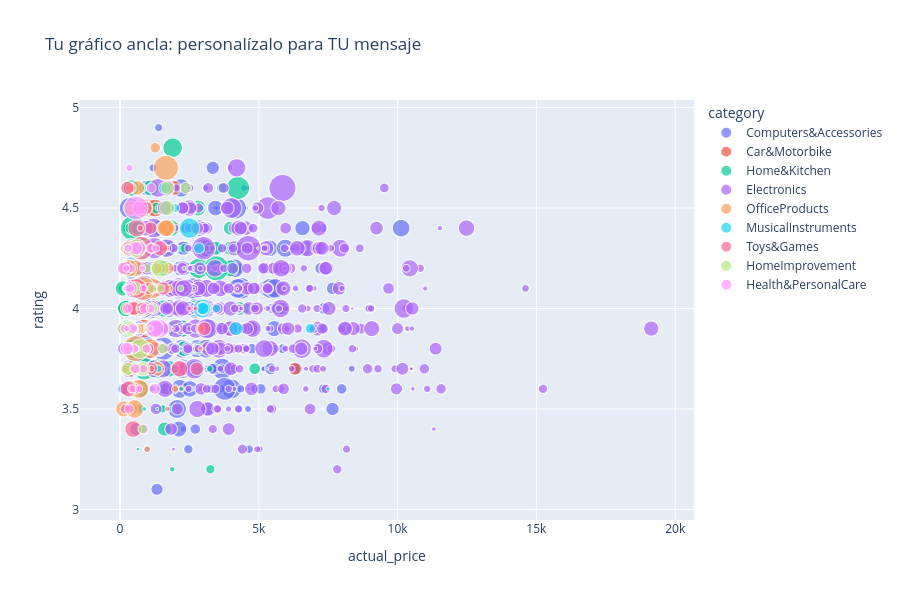

This figure's notebook cell:
### Markdown cell above
## Paso 6 — El gráfico ancla de tu historia

### Code cell
# Construye EL gráfico que mejor resume tu mensaje central.
# Ejemplo: el que muestra que precio y rating no se relacionan
fig = px.scatter(df, x="actual_price", y="rating", color="category",
                 size="rating_count", size_max=30,
                 hover_data=["product_name"],
                 title="Tu gráfico ancla: personalízalo para TU mensaje")
fig.update_layout(height=600)
fig.show()

### Figure 1 — Plotly figure (JSON) as saved in the notebook; plotly's stock layout.template omitted (floating-point values rounded to 4 significant figures; data arrays with more than 128 entries replaced by an {"elided": "..."} marker saying what was removed)
{"data": [{"customdata": {"elided": "390x1 str values"}, "hovertemplate": "category=Computers&Accessories<br>actual_price=%{x}<br>rating=%{y}<br>rating_count=%{marker.size}<br>product_name=%{customdata[0]}<extra></extra>", "legendgroup": "Computers&Accessories", "marker": {"color": "#636efa", "size": {"elided": "390 float values"}, "sizemode": "area", "sizeref": 43.63, "symbol": "circle"}, "mode": "markers", "name": "Computers&Accessories", "showlegend": true, "type": "scattergl", "x": {"elided": "390 float values"}, "xaxis": "x", "y": {"elided": "390 float values"}, "yaxis": "y"}, {"customdata": [["Producto Car&Motorbike 1"], ["Producto Car&Motorbike 11"], ["Producto Car&Motorbike 34"], ["Producto Car&Motorbike 50"], ["Producto Car&Motorbike 140"], ["Producto Car&Motorbike 241"], ["Producto Car&Motorbike 247"], ["Producto Car&Motorbike 248"], ["Producto Car&Motorbike 313"], ["Producto Car&Motorbike 324"], ["Producto Car&Motorbike 366"], ["Producto Car&Motorbike 411"], ["Producto Car&Motorbike 412"], ["Producto Car&Motorbike 464"], ["Producto Car&Motorbike 469"], ["Producto Car&Motorbike 471"], ["Producto Car&Motorbike 478"], ["Producto Car&Motorbike 488"], ["Producto Car&Motorbike 522"], ["Producto Car&Motorbike 540"], ["Producto Car&Motorbike 678"], ["Producto Car&Motorbike 717"], ["Producto Car&Motorbike 843"], ["Producto Car&Motorbike 998"], ["Producto Car&Motorbike 1101"], ["Producto Car&Motorbike 1121"], ["Producto Car&Motorbike 1180"], ["Producto Car&Motorbike 1197"], ["Producto Car&Motorbike 1220"], ["Producto Car&Motorbike 1238"], ["Producto Car&Motorbike 1382"], ["Producto Car&Motorbike 1388"], ["Producto Car&Motorbike 1425"], ["Producto Car&Motorbike 1427"], ["Producto Car&Motorbike 1440"]], "hovertemplate": "category=Car&Motorbike<br>actual_price=%{x}<br>rating=%{y}<br>rating_count=%{marker.size}<br>product_name=%{customdata[0]}<extra></extra>", "legendgroup": "Car&Motorbike", "marker": {"color": "#EF553B", "size": [13560.0, 14740.0, 2421.0, 212.0, 11660.0, 4195.0, 327.0, 8854.0, 7236.0, 2631.0, 5820.0, 13740.0, 15200.0, 12150.0, 3957.0, 9504.0, 2068.0, 7373.0, 2203.0, 6816.0, 3078.0, 2496.0, 5530.0, 1659.0, 3511.0, 3533.0, 7405.0, 1681.0, 772.0, 3465.0, 2830.0, 3235.0, 2985.0, 1465.0, 2209.0], "sizemode": "area", "sizeref": 43.63, "symbol": "circle"}, "mode": "markers", "name": "Car&Motorbike", "showlegend": true, "type": "scattergl", "x": [1021.0, 979.0, 544.0, 1743.0, 415.0, 1147.0, 881.0, 795.0, 359.0, 1450.0, 2608.0, 1255.0, 844.0, 645.0, 1124.0, 1937.0, 999.0, 1493.0, 648.0, 660.0, 986.0, 582.0, 2018.0, 2218.0, 1179.0, 1828.0, 6296.0, 856.0, 1082.0, 1438.0, 2859.0, 881.0, 1773.0, 1400.0, 244.0], "xaxis": "x", "y": [4.0, 4.5, 4.0, 3.9, 3.7, 3.8, 3.9, 3.6, 4.0, 4.0, 4.4, 4.5, 3.9, 4.0, 4.0, 4.6, 3.8, 4.0, 3.8, 4.2, 3.6, 3.9, 4.4, 3.6, 3.7, 3.6, 3.7, 4.2, 3.8, 4.5, 4.1, 3.8, 3.9, 3.5, 3.5], "yaxis": "y"}, {"customdata": {"elided": "290x1 str values"}, "hovertemplate": "category=Home&Kitchen<br>actual_price=%{x}<br>rating=%{y}<br>rating_count=%{marker.size}<br>product_name=%{customdata[0]}<extra></extra>", "legendgroup": "Home&Kitchen", "marker": {"color": "#00cc96", "size": {"elided": "290 float values"}, "sizemode": "area", "sizeref": 43.63, "symbol": "circle"}, "mode": "markers", "name": "Home&Kitchen", "showlegend": true, "type": "scattergl", "x": {"elided": "290 float values"}, "xaxis": "x", "y": {"elided": "290 float values"}, "yaxis": "y"}, {"customdata": {"elided": "525x1 str values"}, "hovertemplate": "category=Electronics<br>actual_price=%{x}<br>rating=%{y}<br>rating_count=%{marker.size}<br>product_name=%{customdata[0]}<extra></extra>", "legendgroup": "Electronics", "marker": {"color": "#ab63fa", "size": {"elided": "525 float values"}, "sizemode": "area", "sizeref": 43.63, "symbol": "circle"}, "mode": "markers", "name": "Electronics", "showlegend": true, "type": "scattergl", "x": {"elided": "525 float values"}, "xaxis": "x", "y": {"elided": "525 float values"}, "yaxis": "y"}, {"customdata": [["Producto OfficeProducts 7"], ["Producto OfficeProducts 53"], ["Producto OfficeProducts 80"], ["Producto OfficeProducts 88"], ["Producto OfficeProducts 115"], ["Producto OfficeProducts 118"], ["Producto OfficeProducts 121"], ["Producto OfficeProducts 127"], ["Producto OfficeProducts 183"], ["Producto OfficeProducts 191"], ["Producto OfficeProducts 197"], ["Producto OfficeProducts 198"], ["Producto OfficeProducts 203"], ["Producto OfficeProducts 228"], ["Producto OfficeProducts 249"], ["Producto OfficeProducts 252"], ["Producto OfficeProducts 264"], ["Producto OfficeProducts 272"], ["Producto OfficeProducts 280"], ["Producto OfficeProducts 336"], ["Producto OfficeProducts 351"], ["Producto OfficeProducts 383"], ["Producto OfficeProducts 396"], ["Producto OfficeProducts 405"], ["Producto OfficeProducts 427"], ["Producto OfficeProducts 467"], ["Producto OfficeProducts 473"], ["Producto OfficeProducts 489"], ["Producto OfficeProducts 513"], ["Producto OfficeProducts 529"], ["Producto OfficeProducts 551"], ["Producto OfficeProducts 554"], ["Producto OfficeProducts 574"], ["Producto OfficeProducts 594"], ["Producto OfficeProducts 614"], ["Producto OfficeProducts 631"], ["Producto OfficeProducts 645"], ["Producto OfficeProducts 671"], ["Producto OfficeProducts 679"], ["Producto OfficeProducts 735"], ["Producto OfficeProducts 745"], ["Producto OfficeProducts 758"], ["Producto OfficeProducts 767"], ["Producto OfficeProducts 795"], ["Producto OfficeProducts 814"], ["Producto OfficeProducts 853"], ["Producto OfficeProducts 868"], ["Producto OfficeProducts 891"], ["Producto OfficeProducts 897"], ["Producto OfficeProducts 905"], ["Producto OfficeProducts 920"], ["Producto OfficeProducts 922"], ["Producto OfficeProducts 948"], ["Producto OfficeProducts 1002"], ["Producto OfficeProducts 1026"], ["Producto OfficeProducts 1044"], ["Producto OfficeProducts 1048"], ["Producto OfficeProducts 1050"], ["Producto OfficeProducts 1060"], ["Producto OfficeProducts 1083"], ["Producto OfficeProducts 1102"], ["Producto OfficeProducts 1117"], ["Producto OfficeProducts 1120"], ["Producto OfficeProducts 1122"], ["Producto OfficeProducts 1136"], ["Producto OfficeProducts 1145"], ["Producto OfficeProducts 1148"], ["Producto OfficeProducts 1149"], ["Producto OfficeProducts 1157"], ["Producto OfficeProducts 1158"], ["Producto OfficeProducts 1195"], ["Producto OfficeProducts 1230"], ["Producto OfficeProducts 1236"], ["Producto OfficeProducts 1240"], ["Producto OfficeProducts 1271"], ["Producto OfficeProducts 1305"], ["Producto OfficeProducts 1311"], ["Producto OfficeProducts 1322"], ["Producto OfficeProducts 1342"], ["Producto OfficeProducts 1350"], ["Producto OfficeProducts 1355"], ["Producto OfficeProducts 1372"], ["Producto OfficeProducts 1375"], ["Producto OfficeProducts 1409"], ["Producto OfficeProducts 1429"], ["Producto OfficeProducts 1444"], ["Producto OfficeProducts 1452"]], "hovertemplate": "category=OfficeProducts<br>actual_price=%{x}<br>rating=%{y}<br>rating_count=%{marker.size}<br>product_name=%{customdata[0]}<extra></extra>", "legendgroup": "OfficeProducts", "marker": {"color": "#FFA15A", "size": [12430.0, 4712.0, 4188.0, 11120.0, 1211.0, 2498.0, 2249.0, 2500.0, 2278.0, 6040.0, 4888.0, 1147.0, 2197.0, 19100.0, 8944.0, 9430.0, 3946.0, 3852.0, 7574.0, 2471.0, 3099.0, 4511.0, 7183.0, 3085.0, 5618.0, 11500.0, 5347.0, 27170.0, 6792.0, 29170.0, 10640.0, 12260.0, 3169.0, 1986.0, 1028.0, 5894.0, 5051.0, 4097.0, 2108.0, 8685.0, 10960.0, 5258.0, 1319.0, 6632.0, 1874.0, 1335.0, 4067.0, 14660.0, 6491.0, 2357.0, 17360.0, 2945.0, 5891.0, 6289.0, 1181.0, 1373.0, 2128.0, 5054.0, 2083.0, 6043.0, 7558.0, 2162.0, 575.0, 4199.0, 2918.0, 756.0, 1978.0, 4018.0, 7443.0, 13840.0, 6456.0, 959.0, 5357.0, 6059.0, 1590.0, 23840.0, 12310.0, 3453.0, 1395.0, 11460.0, 5088.0, 1766.0, 14710.0, 3279.0, 16020.0, 4909.0, 3947.0], "sizemode": "area", "sizeref": 43.63, "symbol": "circle"}, "mode": "markers", "name": "OfficeProducts", "showlegend": true, "type": "scattergl", "x": [541.0, 1740.0, 962.0, 805.0, 1258.0, 438.0, 1143.0, 651.0, 945.0, 1735.0, 1469.0, 412.0, 393.0, 1155.0, 1342.0, 625.0, 497.0, 100.0, 422.0, 1122.0, 1759.0, 779.0, 952.0, 171.0, 1297.0, 129.0, 668.0, 1654.0, 1530.0, 560.0, 380.0, 1695.0, 751.0, 134.0, 923.0, 235.0, 1267.0, 591.0, 429.0, 370.0, 719.0, 983.0, 726.0, 771.0, 979.0, 219.0, 383.0, 827.0, 378.0, 1653.0, 1084.0, 740.0, 832.0, 240.0, 633.0, 518.0, 299.0, 391.0, 527.0, 231.0, 267.0, 1984.0, 314.0, 512.0, 338.0, 1262.0, 192.0, 1388.0, 423.0, 311.0, 1130.0, 2893.0, 1325.0, 567.0, 422.0, 824.0, 1652.0, 2889.0, 775.0, 775.0, 667.0, 369.0, 527.0, 180.0, 684.0, 434.0, 518.0], "xaxis": "x", "y": [4.2, 4.4, 4.1, 4.0, 4.0, 3.7, 4.1, 4.0, 3.8, 4.2, 4.2, 3.9, 3.9, 4.1, 3.7, 4.6, 3.5, 4.2, 3.9, 4.1, 4.1, 3.9, 4.1, 4.2, 4.2, 3.5, 3.9, 4.7, 4.4, 3.8, 3.9, 4.4, 3.6, 3.9, 3.8, 3.9, 4.8, 3.9, 4.1, 4.5, 4.1, 4.5, 3.8, 4.0, 3.3, 3.8, 3.9, 4.5, 3.8, 4.3, 3.8, 4.3, 3.7, 4.3, 3.6, 4.1, 3.9, 4.6, 3.9, 4.0, 3.7, 3.6, 4.0, 3.9, 4.1, 4.1, 4.1, 4.1, 3.5, 4.2, 4.1, 3.8, 4.2, 3.7, 4.0, 4.1, 4.4, 3.9, 4.1, 4.0, 3.7, 4.5, 3.5, 3.7, 3.6, 4.0, 3.8], "yaxis": "y"}, {"customdata": [["Producto MusicalInstruments 12"], ["Producto MusicalInstruments 165"], ["Producto MusicalInstruments 219"], ["Producto MusicalInstruments 314"], ["Producto MusicalInstruments 376"], ["Producto MusicalInstruments 523"], ["Producto MusicalInstruments 524"], ["Producto MusicalInstruments 536"], ["Producto MusicalInstruments 716"], ["Producto MusicalInstruments 725"], ["Producto MusicalInstruments 771"], ["Producto MusicalInstruments 811"], ["Producto MusicalInstruments 892"], ["Producto MusicalInstruments 931"], ["Producto MusicalInstruments 1007"], ["Producto MusicalInstruments 1027"], ["Producto MusicalInstruments 1151"], ["Producto MusicalInstruments 1166"], ["Producto MusicalInstruments 1243"], ["Producto MusicalInstruments 1406"], ["Producto MusicalInstruments 1447"]], "hovertemplate": "category=MusicalInstruments<br>actual_price=%{x}<br>rating=%{y}<br>rating_count=%{marker.size}<br>product_name=%{customdata[0]}<extra></extra>", "legendgroup": "MusicalInstruments", "marker": {"color": "#19d3f3", "size": [5345.0, 647.0, 6364.0, 8763.0, 922.0, 1152.0, 8802.0, 4536.0, 2542.0, 848.0, 18240.0, 1038.0, 301.0, 9103.0, 15300.0, 3298.0, 3510.0, 8535.0, 9522.0, 401.0, 6560.0], "sizemode": "area", "sizeref": 43.63, "symbol": "circle"}, "mode": "markers", "name": "MusicalInstruments", "showlegend": true, "type": "scattergl", "x": [2843.0, 2195.0, 1611.0, 4179.0, 198.0, 1156.0, 641.0, 6854.0, 1377.0, 7496.0, 2501.0, 874.0, 2648.0, 772.0, 2971.0, 3478.0, 1986.0, 3005.0, 869.0, 1336.0, 2984.0], "xaxis": "x", "y": [4.3, 3.8, 4.6, 3.9, 4.2, 3.9, 4.4, 3.9, 3.7, 3.6, 4.4, 3.5, 4.2, 4.3, 4.0, 4.0, 4.5, 4.0, 4.0, 3.5, 4.0], "yaxis": "y"}, {"customdata": [["Producto Toys&Games 33"], ["Producto Toys&Games 52"], ["Producto Toys&Games 55"], ["Producto Toys&Games 112"], ["Producto Toys&Games 134"], ["Producto Toys&Games 178"], ["Producto Toys&Games 182"], ["Producto Toys&Games 240"], ["Producto Toys&Games 245"], ["Producto Toys&Games 256"], ["Producto Toys&Games 358"], ["Producto Toys&Games 364"], ["Producto Toys&Games 395"], ["Producto Toys&Games 445"], ["Producto Toys&Games 508"], ["Producto Toys&Games 512"], ["Producto Toys&Games 535"], ["Producto Toys&Games 575"], ["Producto Toys&Games 577"], ["Producto Toys&Games 615"], ["Producto Toys&Games 684"], ["Producto Toys&Games 715"], ["Producto Toys&Games 720"], ["Producto Toys&Games 751"], ["Producto Toys&Games 789"], ["Producto Toys&Games 796"], ["Producto Toys&Games 799"], ["Producto Toys&Games 806"], ["Producto Toys&Games 807"], ["Producto Toys&Games 813"], ["Producto Toys&Games 869"], ["Producto Toys&Games 917"], ["Producto Toys&Games 971"], ["Producto Toys&Games 1012"], ["Producto Toys&Games 1015"], ["Producto Toys&Games 1022"], ["Producto Toys&Games 1024"], ["Producto Toys&Games 1052"], ["Producto Toys&Games 1079"], ["Producto Toys&Games 1084"], ["Producto Toys&Games 1090"], ["Producto Toys&Games 1103"], ["Producto Toys&Games 1183"], ["Producto Toys&Games 1185"], ["Producto Toys&Games 1223"], ["Producto Toys&Games 1248"], ["Producto Toys&Games 1301"], ["Producto Toys&Games 1415"], ["Producto Toys&Games 1419"], ["Producto Toys&Games 1448"], ["Producto Toys&Games 1455"]], "hovertemplate": "category=Toys&Games<br>actual_price=%{x}<br>rating=%{y}<br>rating_count=%{marker.size}<br>product_name=%{customdata[0]}<extra></extra>", "legendgroup": "Toys&Games", "marker": {"color": "#FF6692", "size": [3697.0, 11650.0, 12690.0, 4091.0, 1760.0, 8134.0, 9063.0, 3119.0, 3121.0, 6026.0, 9051.0, 7729.0, 6820.0, 13770.0, 5376.0, 4206.0, 597.0, 1004.0, 24410.0, 3161.0, 3315.0, 6539.0, 5581.0, 7975.0, 2878.0, 12370.0, 4459.0, 7664.0, 8001.0, 3099.0, 4989.0, 6666.0, 1182.0, 11150.0, 1148.0, 1613.0, 1103.0, 6527.0, 8302.0, 5252.0, 7970.0, 10410.0, 16850.0, 1628.0, 2994.0, 2042.0, 782.0, 445.0, 6741.0, 8773.0, 3880.0], "sizemode": "area", "sizeref": 43.63, "symbol": "circle"}, "mode": "markers", "name": "Toys&Games", "showlegend": true, "type": "scattergl", "x": [847.0, 2144.0, 385.0, 940.0, 1629.0, 3037.0, 443.0, 802.0, 797.0, 408.0, 424.0, 917.0, 1101.0, 604.0, 523.0, 191.0, 822.0, 1116.0, 766.0, 756.0, 273.0, 1131.0, 1013.0, 1554.0, 961.0, 470.0, 282.0, 2765.0, 917.0, 404.0, 1123.0, 250.0, 1707.0, 303.0, 2496.0, 420.0, 2725.0, 1027.0, 507.0, 100.0, 266.0, 1434.0, 597.0, 732.0, 418.0, 1124.0, 132.0, 1892.0, 800.0, 213.0, 548.0], "xaxis": "x", "y": [4.1, 3.7, 4.3, 4.0, 4.1, 3.9, 4.0, 4.1, 4.1, 3.9, 4.3, 4.0, 4.4, 4.4, 3.6, 3.5, 4.2, 3.9, 4.3, 4.1, 3.8, 3.7, 3.8, 4.1, 3.8, 3.4, 4.1, 3.7, 4.5, 4.1, 4.3, 4.2, 3.5, 3.6, 4.0, 3.9, 4.0, 4.1, 4.0, 3.9, 4.6, 4.3, 4.1, 4.4, 3.6, 3.7, 4.2, 3.9, 4.0, 4.2, 4.3], "yaxis": "y"}, {"customdata": [["Producto HomeImprovement 43"], ["Producto HomeImprovement 104"], ["Producto HomeImprovement 150"], ["Producto HomeImprovement 192"], ["Producto HomeImprovement 242"], ["Producto HomeImprovement 273"], ["Producto HomeImprovement 367"], ["Producto HomeImprovement 401"], ["Producto HomeImprovement 408"], ["Producto HomeImprovement 453"], ["Producto HomeImprovement 485"], ["Producto HomeImprovement 506"], ["Producto HomeImprovement 568"], ["Producto HomeImprovement 748"], ["Producto HomeImprovement 785"], ["Producto HomeImprovement 825"], ["Producto HomeImprovement 836"], ["Producto HomeImprovement 937"], ["Producto HomeImprovement 947"], ["Producto HomeImprovement 953"], ["Producto HomeImprovement 996"], ["Producto HomeImprovement 1018"], ["Producto HomeImprovement 1356"], ["Producto HomeImprovement 1360"], ["Producto HomeImprovement 1367"]], "hovertemplate": "category=HomeImprovement<br>actual_price=%{x}<br>rating=%{y}<br>rating_count=%{marker.size}<br>product_name=%{customdata[0]}<extra></extra>", "legendgroup": "HomeImprovement", "marker": {"color": "#B6E880", "size": [10260.0, 6197.0, 4760.0, 2405.0, 14990.0, 935.0, 16730.0, 3768.0, 11180.0, 8219.0, 7492.0, 7739.0, 360.0, 801.0, 826.0, 5031.0, 7953.0, 7611.0, 2600.0, 3713.0, 3119.0, 14220.0, 1777.0, 3549.0, 5507.0], "sizemode": "area", "sizeref": 43.63, "symbol": "circle"}, "mode": "markers", "name": "HomeImprovement", "showlegend": true, "type": "scattergl", "x": [1698.0, 100.0, 1548.0, 245.0, 601.0, 1164.0, 722.0, 816.0, 335.0, 824.0, 297.0, 385.0, 937.0, 680.0, 2307.0, 1182.0, 1711.0, 542.0, 1478.0, 979.0, 1008.0, 1446.0, 2182.0, 1152.0, 2369.0], "xaxis": "x", "y": [4.5, 3.9, 3.8, 4.3, 4.3, 4.2, 3.8, 3.4, 3.9, 3.7, 3.7, 3.9, 3.9, 4.0, 4.2, 4.0, 4.6, 4.1, 4.1, 4.2, 3.9, 4.2, 4.1, 4.1, 4.6], "yaxis": "y"}, {"customdata": [["Producto Health&PersonalCare 69"], ["Producto Health&PersonalCare 139"], ["Producto Health&PersonalCare 154"], ["Producto Health&PersonalCare 226"], ["Producto Health&PersonalCare 261"], ["Producto Health&PersonalCare 305"], ["Producto Health&PersonalCare 390"], ["Producto Health&PersonalCare 441"], ["Producto Health&PersonalCare 446"], ["Producto Health&PersonalCare 475"], ["Producto Health&PersonalCare 498"], ["Producto Health&PersonalCare 499"], ["Producto Health&PersonalCare 518"], ["Producto Health&PersonalCare 531"], ["Producto Health&PersonalCare 532"], ["Producto Health&PersonalCare 581"], ["Producto Health&PersonalCare 661"], ["Producto Health&PersonalCare 675"], ["Producto Health&PersonalCare 705"], ["Producto Health&PersonalCare 810"], ["Producto Health&PersonalCare 847"], ["Producto Health&PersonalCare 932"], ["Producto Health&PersonalCare 1011"], ["Producto Health&PersonalCare 1023"], ["Producto Health&PersonalCare 1054"], ["Producto Health&PersonalCare 1061"], ["Producto Health&PersonalCare 1074"], ["Producto Health&PersonalCare 1088"], ["Producto Health&PersonalCare 1104"], ["Producto Health&PersonalCare 1171"], ["Producto Health&PersonalCare 1196"], ["Producto Health&PersonalCare 1209"], ["Producto Health&PersonalCare 1228"], ["Producto Health&PersonalCare 1277"], ["Producto Health&PersonalCare 1324"], ["Producto Health&PersonalCare 1333"], ["Producto Health&PersonalCare 1334"], ["Producto Health&PersonalCare 1348"], ["Producto Health&PersonalCare 1370"], ["Producto Health&PersonalCare 1424"], ["Producto Health&PersonalCare 1464"]], "hovertemplate": "category=Health&PersonalCare<br>actual_price=%{x}<br>rating=%{y}<br>rating_count=%{marker.size}<br>product_name=%{customdata[0]}<extra></extra>", "legendgroup": "Health&PersonalCare", "marker": {"color": "#FF97FF", "size": [2394.0, 4097.0, 6340.0, 8420.0, 4137.0, 4125.0, 3698.0, 1802.0, 4198.0, 1265.0, 2775.0, 2376.0, 15250.0, 3020.0, 1654.0, 13550.0, 5080.0, 4417.0, 8007.0, 8381.0, 1352.0, 3365.0, 4295.0, 2409.0, 3573.0, 3544.0, 1613.0, 6934.0, 3242.0, 3655.0, 2353.0, 1671.0, 7895.0, 4348.0, 6613.0, 4005.0, 24570.0, 272.0, 2987.0, 3925.0, 2469.0], "sizemode": "area", "sizeref": 43.63, "symbol": "circle"}, "mode": "markers", "name": "Health&PersonalCare", "showlegend": true, "type": "scattergl", "x": [538.0, 878.0, 306.0, 367.0, 327.0, 1140.0, 841.0, 606.0, 1120.0, 272.0, 839.0, 334.0, 1413.0, 471.0, 506.0, 1256.0, 1252.0, 443.0, 681.0, 678.0, 1098.0, 158.0, 549.0, 683.0, 396.0, 506.0, 809.0, 240.0, 293.0, 1101.0, 1290.0, 249.0, 570.0, 266.0, 119.0, 957.0, 575.0, 996.0, 291.0, 358.0, 228.0], "xaxis": "x", "y": [3.9, 4.0, 3.8, 4.1, 3.5, 4.3, 3.7, 3.8, 4.6, 3.8, 4.1, 4.7, 3.9, 3.6, 3.9, 3.9, 3.6, 3.9, 4.3, 4.5, 3.9, 3.9, 3.7, 3.6, 4.2, 3.8, 4.2, 3.8, 4.1, 4.0, 4.3, 3.9, 4.3, 4.0, 4.2, 3.8, 4.5, 4.0, 4.3, 4.1, 4.2], "yaxis": "y"}], "layout": {"height": 600, "legend": {"itemsizing": "constant", "title": {"text": "category"}, "tracegroupgap": 0}, "title": {"text": "Tu gráfico ancla: personalízalo para TU mensaje"}, "xaxis": {"anchor": "y", "domain": [0.0, 1.0], "title": {"text": "actual_price"}}, "yaxis": {"anchor": "x", "domain": [0.0, 1.0], "title": {"text": "rating"}}}}
